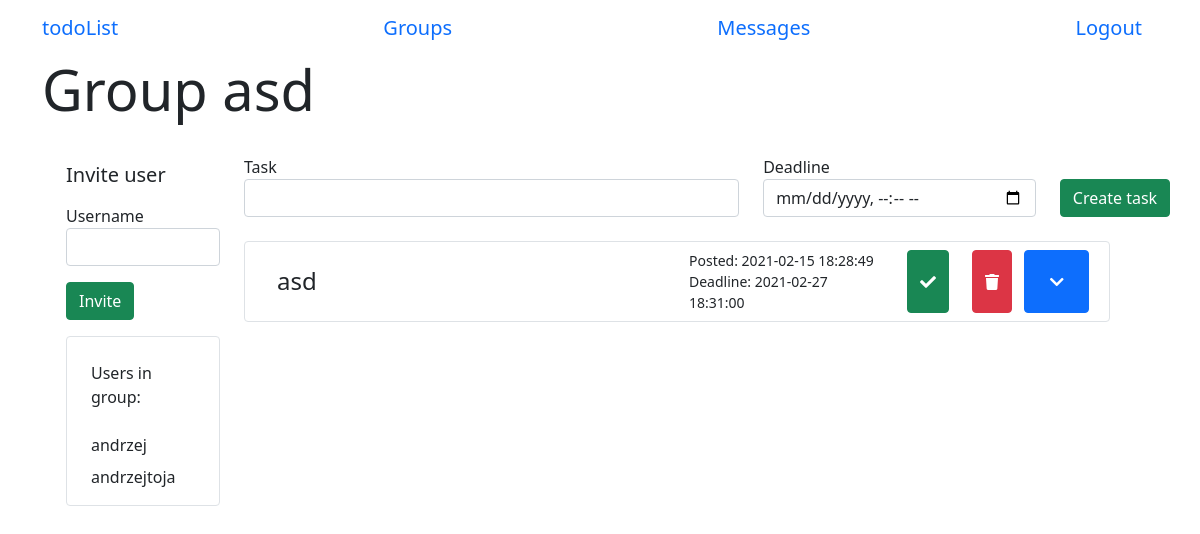
Page /group/2 (signed in) on the committed database.
### app/models.py (models this page shows, shortened)
class Group(db.Model):
    id = db.Column(db.Integer, primary_key=True)
    name = db.Column(db.String(64))
    users = db.relationship(
        "User",
        secondary=group_table,
        back_populates="groups")
    admin_id = db.Column(db.Integer)
    tasks = db.relationship('Task', backref='group', lazy='dynamic')

class User(UserMixin, db.Model):
    id = db.Column(db.Integer, primary_key=True)
    username = db.Column(db.String(64), index=True, unique=True)
    email = db.Column(db.String(64), index=True, unique=True)
    password_hash = db.Column(db.String(128))
    tasks = db.relationship('Task', backref='author', lazy='dynamic')
    sent_messages = db.relationship('Message', backref="sender", lazy='dynamic', foreign_keys='Message.sender_id')
    messages = db.relationship('Message', backref="receiver", lazy='dynamic', foreign_keys='Message.receiver_id')
    authenticated = db.Column(db.Boolean, index=True, default=False)
    groups = db.relationship(
        'Group',
        secondary=group_table,
        back_populates="users")

class Task(db.Model):
    id = db.Column(db.Integer, primary_key=True)
    task = db.Column(db.String(140))
    timestamp = db.Column(db.DateTime, index=True, default=datetime.now())
    deadline = db.Column(db.DateTime, index=True)
    is_completed = db.Column(db.Boolean, default=False)
    description = db.Column(db.String(500), default="")
    subtasks = db.relationship('Subtask', backref='main_task', lazy='dynamic')
    user_id = db.Column(db.Integer, db.ForeignKey('user.id'))
    group_id = db.Column(db.Integer, db.ForeignKey('group.id'))

### app/routes.py (the view, shortened to what this page needs)
@login_required
@app.route('/group/<id>', methods=['GET', 'POST'])
def group(id):
    if not current_user.is_authenticated:
        return redirect(url_for('index'))
    group = Group.query.filter_by(id=id).first()
    if not group:
        return redirect(url_for('menu'))
    form = GroupInvititionsForm()
    task_form = TaskForm()
    tasks = group.tasks
    if task_form.submit1.data and task_form.validate_on_submit():
        task = Task(task=task_form.task.data, deadline=task_form.deadline.data, group=group)
        db.session.add(task)
        db.session.commit()
        tasks = group.tasks
        return redirect(url_for('group', id=id))
    return render_template('group.html', form=form, group=group, tasks=tasks, task_form=task_form)

### app/forms.py (shortened to what this page needs)
class GroupInvititionsForm(FlaskForm):
    name = StringField('Username', validators=[DataRequired()])
    submit = SubmitField('Invite')

class TaskForm(FlaskForm):
    task = StringField('Task', validators=[DataRequired()])
    deadline = DateTimeLocalField('Deadline', validators=[DataRequired()], format='%Y-%m-%dT%H:%M')
    submit1 = SubmitField('Create task')

### app/models.py (called while the page is built)
@login.user_loader
def load_user(id):
    return User.query.get(int(id))

### app/templates/group.html (shortened to what this page needs)
{% extends 'base.html' %}
{% block start %}Group {{ group.name }}{% endblock %}
{% block body %}
    <div class="container row">
        <div class="container col-2">
            <form action="" method="POST">
                <div class="mt-4">
                    <small class="h5">Invite user</small>
                    <p class="mt-3">
                        {{ form.name.label }}
                        {{ form.name(class_="form-control") }}
                    </p>
                    <p>
                        {{ form.submit(class_="btn btn-success") }}
                    </p>
                </div>
            </form>
            <div class="container border rounded mb-2">
                <div class="row mt-3">
                    <p class="mt-2">
                        Users in group:
                        {% for user in group.users %}
                            <div class="mt-2">
                                <div class="row">
                                        <div class="col-9">{{ user.username }}</div>
                                        <div class="col-3">
                                        </div>
                                </div>
                            </div>
                        {% endfor %}
                    </p>
                </div>
            </div>
        </div>
        <div class="container col-10 mt-3">
            <form action="" method="POST" class="add-task">
                <div class="row">
                    <p class="col-7">
                        {{ task_form.task.label }}
                        {{ task_form.task(class_="form-control") }}
                    </p>
                    <p class="col-4">
                        {{ task_form.deadline.label }}
                        {{ task_form.deadline(class_="form-control date-input", type="datetime-local") }}
                    </p>
                    <p class="col-1">
                        {{ task_form.submit1(class_="btn btn-success mt-4") }}
                    </p>
                </div>
            </form>
            <div class="tasks">
                <div class="accordion" id="acc">
                    {% for task in tasks %}
                        <div class="accordion-item p-2 mt-2 mb-2 border rounded">
                            <div class="accordion-header row" id={{ "task" + task.id|string }}>
                                <div class="col-6 h4 my-auto">
                                    {% if task.is_completed %}
                                        <s class="container">{{ task.task }}</s>
                                    {% else %}
                                        <div class="container">{{ task.task }}</div>
                                    {% endif %}
                                </div>
                                <div class="col-3 my-auto">
                                    <div class="date">
                                        Posted: {{ task.timestamp.strftime("%Y-%m-%d %H:%M:%S") }}
                                    </div>
                                    {% if task.deadline.timestamp() - task.timestamp.timestamp() < 0 %}
                                        <div class="date text-danger">
                                            Deadline: {{ task.deadline }}
                                        </div>
                                    {% else %}
                                        <div class="date" color="red">
                                            Deadline: {{ task.deadline }}
                                        </div>
                                    {% endif %}
                                </div>
                                <div class="col-3 row">
                                    <form class="col-4 form-temp" action={{ "/change_status/" + task.id|string }}>
                                        {% if task.is_completed %}
                                            <button type="submit" class="btn btn-warning form-item h-100"><i class="fas fa-times"></i></button>
                                        {% else %}
                                            <button type="submit" class="btn btn-success form-item h-100"><i class="fas fa-check"></i></button>
                                        {% endif %}
                                    </form>
                                    <form class="col-4 form-temp" action="{{ url_for('delete', id=task.id) }}">
                                        <button type="submit" class="btn btn-danger w-100 h-100 form-item"><i class="fas fa-trash"></i></button>
                                    </form>
                                    <button class="btn btn-primary col-4" type="button" data-toggle="collapse" data-target={{ "#collapse" + task.id|string }} aria-expanded="false" aria-controls={{ "collapse" + task.id|string }}>
                                        <i class="fas fa-chevron-down"></i>
                                    </button>
                                </div>
                            </div>
                        </div>
                    </div>
                {% endfor %}
            </div>
        </div>
    </div>
{% endblock %}

### app/static/css/main.css (style rules this page uses)
* { box-sizing: border-box }
body { font-family: 'Montserrat', sans-serif; overflow-y:scroll; }
.date { font-size: 14px; }
.form-temp { display: flex; flex-direction: row; }
.form-item { flex: 1; }
button { display: block; }

### rows in the picture
Group: name "asd"
User: username "andrzej"
User: username "andrzejtoja"
Task: task "asd", timestamp "2021-02-15 18:28:49", deadline "2021-02-27 18:31:00", is_completed False (drawn)

### other values in the picture
{{ task_form.task.label }} "Task"
{{ task_form.deadline.label }} "Deadline"
